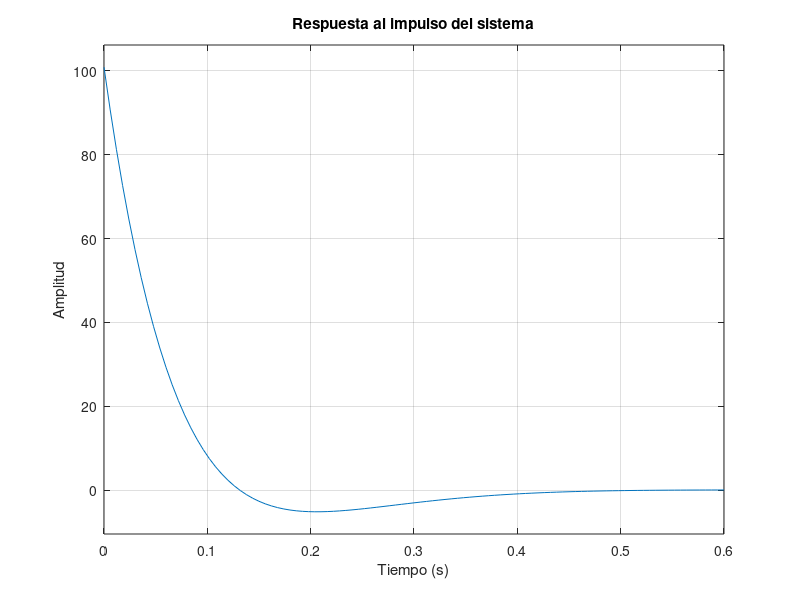

MATLAB code to generate this figure:
num_modificado = conv([0.08, 1], [1260.93, 27740.53, 132398.0]);
den = [1, 52, 1061, 10108, 37828];
H2 = tf(num_modificado, den);

% Respuesta al escalón
[y, t] = step(H2);

% Valor final
y_ss = dcgain(H2);

% Margen de ±2%
margen = 0.02 * y_ss;
lim_inf = y_ss - margen;
lim_sup = y_ss + margen;

% Buscar el último punto fuera del margen
fuera = find((y < lim_inf) | (y > lim_sup));
if isempty(fuera)
    ts = 0;  % la señal ya está dentro del margen
else
    ts = t(fuera(end));  % tiempo del último punto fuera del 2%
end

fprintf('Tiempo de asentamiento (±2%%): %.2f segundos\n', ts);
figure;
impulse(H2);
title('Respuesta al impulso del sistema');
xlabel('Tiempo (s)');
ylabel('Amplitud');
grid on;